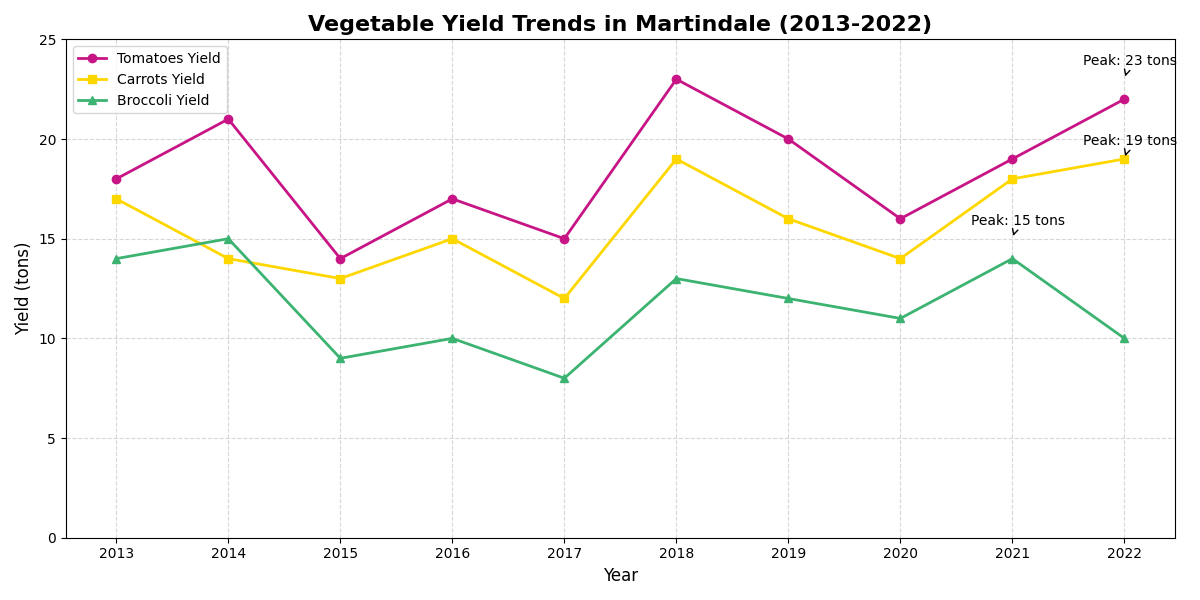

The script that drew this image:
import matplotlib.pyplot as plt
import numpy as np

years = np.array([2013, 2014, 2015, 2016, 2017, 2018, 2019, 2020, 2021, 2022])

tomatoes_yield = np.array([18, 21, 14, 17, 15, 23, 20, 16, 19, 22])
carrots_yield = np.array([17, 14, 13, 15, 12, 19, 16, 14, 18, 19])
broccoli_yield = np.array([14, 15, 9, 10, 8, 13, 12, 11, 14, 10])

fig, ax = plt.subplots(figsize=(12, 6))

# Updated colors for each plot
ax.plot(years, tomatoes_yield, marker='o', linestyle='-', color='mediumvioletred', linewidth=2, label='Tomatoes Yield')
ax.plot(years, carrots_yield, marker='s', linestyle='-', color='gold', linewidth=2, label='Carrots Yield')
ax.plot(years, broccoli_yield, marker='^', linestyle='-', color='mediumseagreen', linewidth=2, label='Broccoli Yield')

annotations = {
    'Tomatoes': (2022, 23),
    'Carrots': (2022, 19),
    'Broccoli': (2021, 15),
}
for veg, (year, value) in annotations.items():
    ax.annotate(
        f'Peak: {value} tons',
        xy=(year, value),
        xytext=(-30, 10),
        textcoords='offset points',
        arrowprops=dict(arrowstyle='->', color='black'),
        fontsize=10,
        color='black'
    )

ax.set_title('Vegetable Yield Trends in Martindale (2013-2022)', fontsize=16, fontweight='bold')
ax.set_xlabel('Year', fontsize=12)
ax.set_ylabel('Yield (tons)', fontsize=12)
ax.set_xticks(years)
ax.set_ylim(0, 25)
ax.legend(loc='upper left', fontsize=10)
ax.grid(True, linestyle='--', alpha=0.5)

plt.tight_layout()
plt.show()
